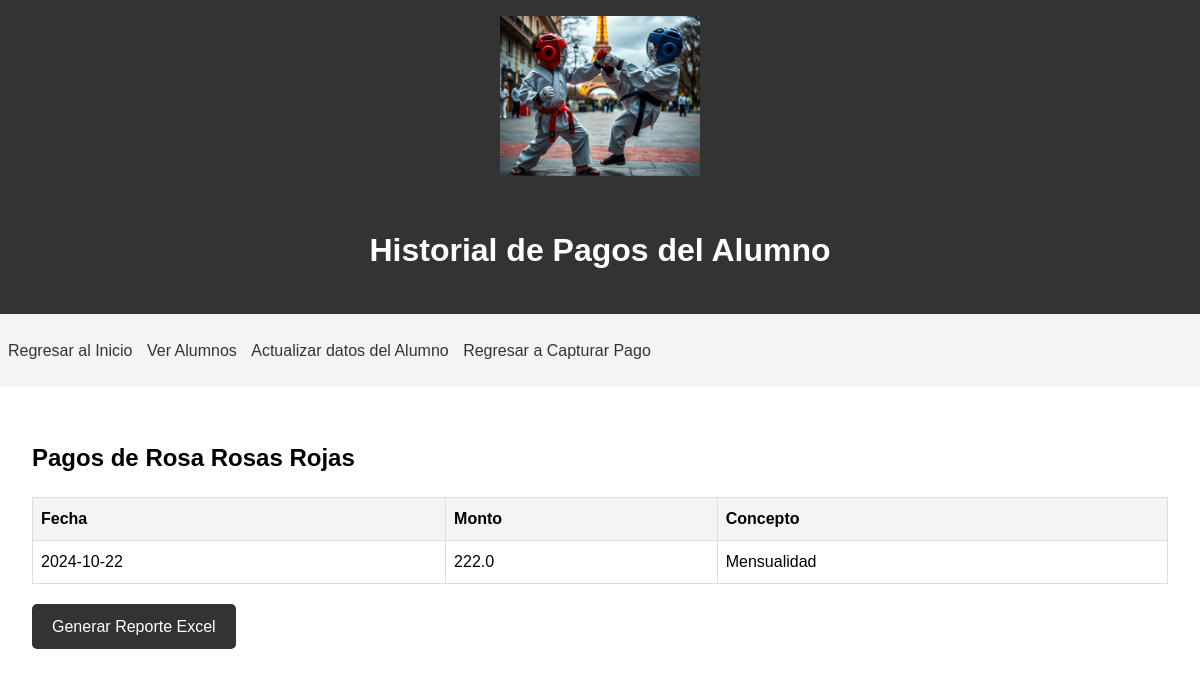
Page /pagos/3 on the committed database.
### app.py (models this page shows)
class Alumno(Base):
    __tablename__ = 'alumnos'
    id = Column(Integer, primary_key=True)
    apaterno = Column(String(50), nullable=False)
    apmaterno = Column(String(50), nullable=False)
    nombre = Column(String(50), nullable=False)
    fbday = Column(Date, nullable=False)
    curp = Column(String(18), unique=True, nullable=False)
    calle = Column(String(100), nullable=True)
    numero = Column(String(10), nullable=False)
    colonia = Column(String(100), nullable=False)
    email = Column(String(100), nullable=False)
    telefono = Column(String(15), nullable=False)
    numafiliacion = Column(String(20), unique=True, nullable=True)
    estatus = Column(String(10), nullable=False)
    pagos = relationship("Pago", back_populates="alumno")

class Pago(Base):
    __tablename__ = 'pagos'
    id = Column(Integer, primary_key=True)
    alumno_id = Column(Integer, ForeignKey('alumnos.id'))
    fecha = Column(Date, nullable=False)
    monto = Column(Float, nullable=False)
    concepto = Column(String(100), nullable=False)
    alumno = relationship("Alumno", back_populates="pagos")

### app.py (the view)
@app.route('/pagos/<int:alumno_id>')
def pagos(alumno_id): #redefinit variable a getpagos para identificar que es el listado de pagos
    session = Session()
    try:
        alumno = session.query(Alumno).get(alumno_id)
        pagos = session.query(Pago).filter_by(alumno_id=alumno_id).all()
        return render_template('pagos.html', alumno=alumno, pagos=pagos)
    except Exception as e:
        return f"Error: {str(e)}"
    finally:
        session.close()

### templates/pagos.html (shortened to what this page needs)
<!DOCTYPE html>
<html lang="es">
<head>
    <link rel="stylesheet" href="{{ url_for('static', filename='css/styles.css') }}">
</head>
<body>
    <header>
        <img src="{{ url_for('static', filename='img/logo.png') }}" alt="Logo" class="logo">
        <h1>Historial de Pagos del Alumno</h1>
    </header>
    <nav>
        <ul>
            <li><a href="{{ url_for('index') }}">Regresar al Inicio</a></li>
            <li><a href="{{ url_for('lista_alumnos') }}">Ver Alumnos</a></li>
            <li><a href="{{ url_for('detalle_alumno', id=alumno.id) }}">Actualizar datos del Alumno</a></li>
            <li><a href="{{ url_for('pago', alumno_id=alumno.id) }}">Regresar a Capturar Pago</a></li>
        </ul>
    </nav>
    <main>
        <h2>Pagos de {{ alumno.nombre }} {{ alumno.apaterno }} {{ alumno.apmaterno }}</h2>
        <table>
            <thead>
                <tr>
                    <th>Fecha</th>
                    <th>Monto</th>
                    <th>Concepto</th>
                </tr>
            </thead>
            <tbody>
                {% for pago in pagos %}
                <tr>
                    <td>{{ pago.fecha }}</td>
                    <td>{{ pago.monto }}</td>
                    <td>{{ pago.concepto }}</td>
                </tr>
                {% endfor %}
            </tbody>
        </table>
        <a href="{{ url_for('generar_reporte_pagos', alumno_id=alumno.id) }}" class="button">Generar Reporte Excel</a>
    </main>
</body>
</html>

### static/css/styles.css (style rules this page uses)
body { font-family: Arial, sans-serif; line-height: 1.6; margin: 0; padding: 0; }
header { background-color: #333; color: #fff; text-align: center; padding: 1rem; }
.logo { max-width: 100%; height: auto; object-fit: cover; object-position: bottom; }
nav { background-color: #f4f4f4; padding: 0.5rem; }
nav ul { list-style-type: none; padding: 0; }
nav ul li { display: inline; margin-right: 10px; }
nav ul li a { text-decoration: none; color: #333; }
main { padding: 2rem; }
table { width: 100%; border-collapse: collapse; margin-top: 1rem; }
th, td { border: 1px solid #ddd; padding: 0.5rem; text-align: left; }
th { background-color: #f4f4f4; }
.button { display: inline-block; padding: 0.5rem 1rem; background-color: #333; color: #fff; text-decoration: none; margin-top: 1rem; }
.logo { max-width: 200px; margin-bottom: 20px; }
.button { display: inline-block; padding: 10px 20px; margin-top: 20px; background-color: #333; color: white; text-decoration: none; border-radius: 5px; }

### rows in the picture
Alumno: nombre "Rosa", apaterno "Rosas", apmaterno "Rojas"
Pago: fecha "2024-10-22", monto "222.0", concepto "Mensualidad"
